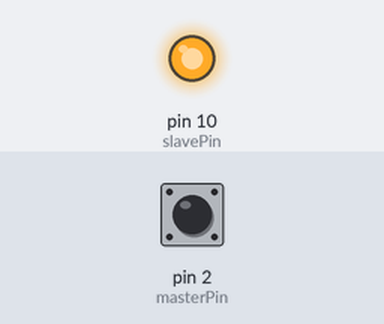
Recording of a sketch running on a simulated Arduino Uno, built for the host (arithmetic inside an expression is 32-bit, double 64-bit). Shown: output pins drawn as LEDs (lit = HIGH). The inputs (shaded band) are chosen by the test bench; at power-on: pin 2 (masterPin) HIGH.

Above: at 0.1 s.
Timing chart, 0 to 1.6 s (numbered marks = the images above):
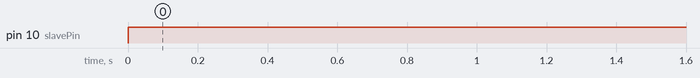

Measured:
- by itself, pin 10 (slavePin): LOW → HIGH at 0.00 s

The sketch:

PIV_Inline_Trigger.ino
```cpp
/*  Inline Trigger
 *  inline trigger box for PIV sync,
 *  receive a TTL plus from upstream(Galil), out put 20 even distributed TTL pulses in 100 ms
 *  the timer is not blocked during the process for improved accurcy

 *  Siyang Hao
 *  20211008
 *  Brown, PVD
 *
*/

unsigned long t1 = 0;        // will store time since start is set
unsigned long start =0;
unsigned long laststart;
int freq;
// The value will quickly become too large for an int to store
// constants won't change :
const long interval = 5;           // interval at which to run (milliseconds)

const int masterPin = 2; //pin mapping
const int slavePin = 10;
int  lastmasterState = HIGH;
int masterState = HIGH;    // variable to store the master trigger signal
int t2 = 5000; // microsecond laser interval

void setup() {

  Serial.begin(9600); // open the serial port at 9600 bps:
  // initialize the master pin as an input:
  pinMode(masterPin, INPUT);

  // initialize the slave pin as an output:
  pinMode(slavePin, OUTPUT);
}

void loop() {
  masterState = digitalRead(masterPin);        // read upstream signal, high before triggered, stay low after triggered
  if (masterState != lastmasterState) {        // reset start time on falling edge
    if( masterState == LOW) {                  //compare state to find falling edge
     laststart = start;                        // for debuging
     freq = 1/(start-laststart);
     Serial.print(freq);
     Serial.println();
     start = micros();                         // reset start time

    }
   }
   lastmasterState = masterState;             //reset master state
   t1 = micros()-start;                       //acquiring  time
   while( t1%t2<2000) {
   digitalWrite(slavePin,HIGH);               //write output
   }
   digitalWrite(slavePin,LOW);

}
```
